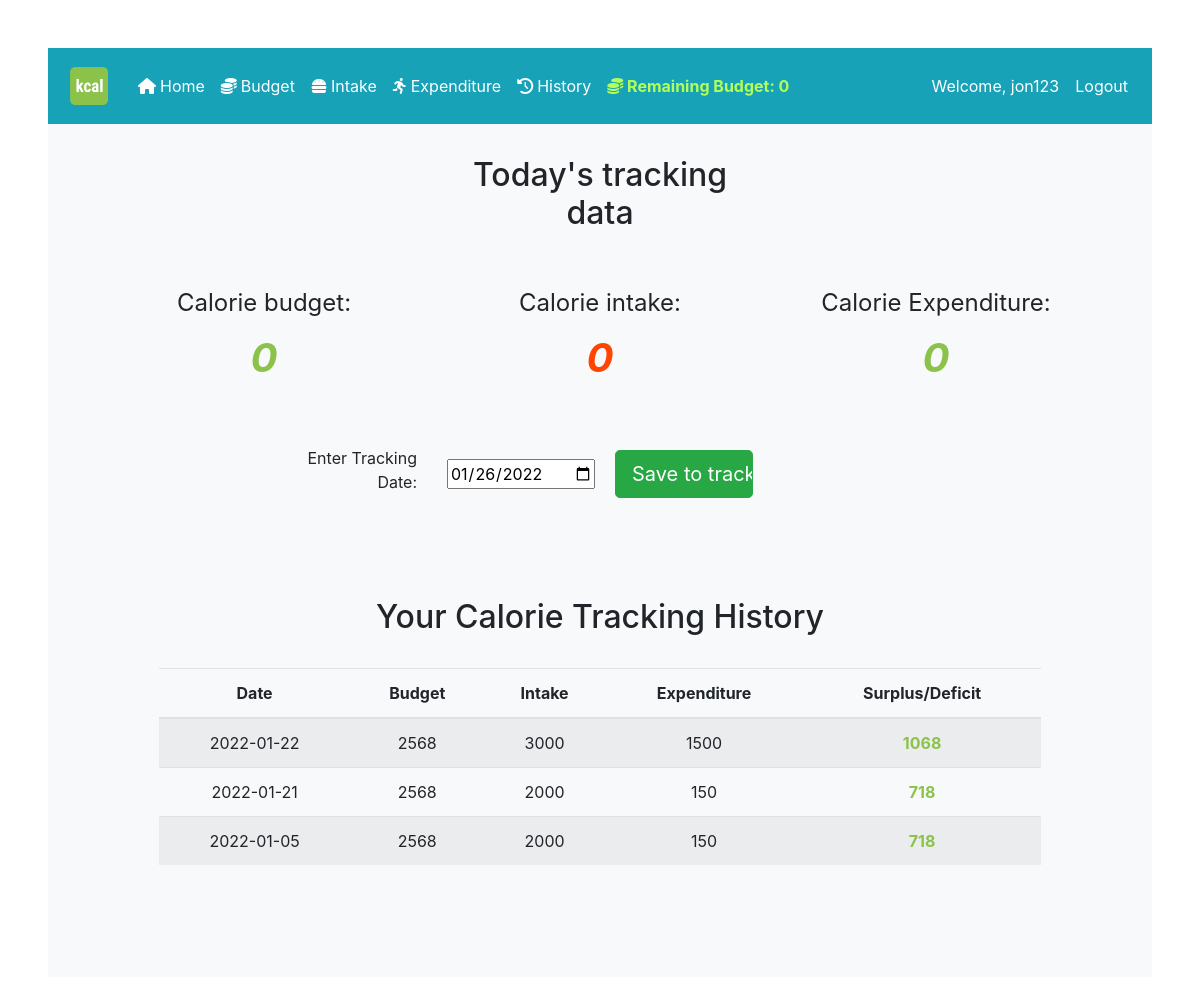
Page /history (signed in) on the earlier database version.
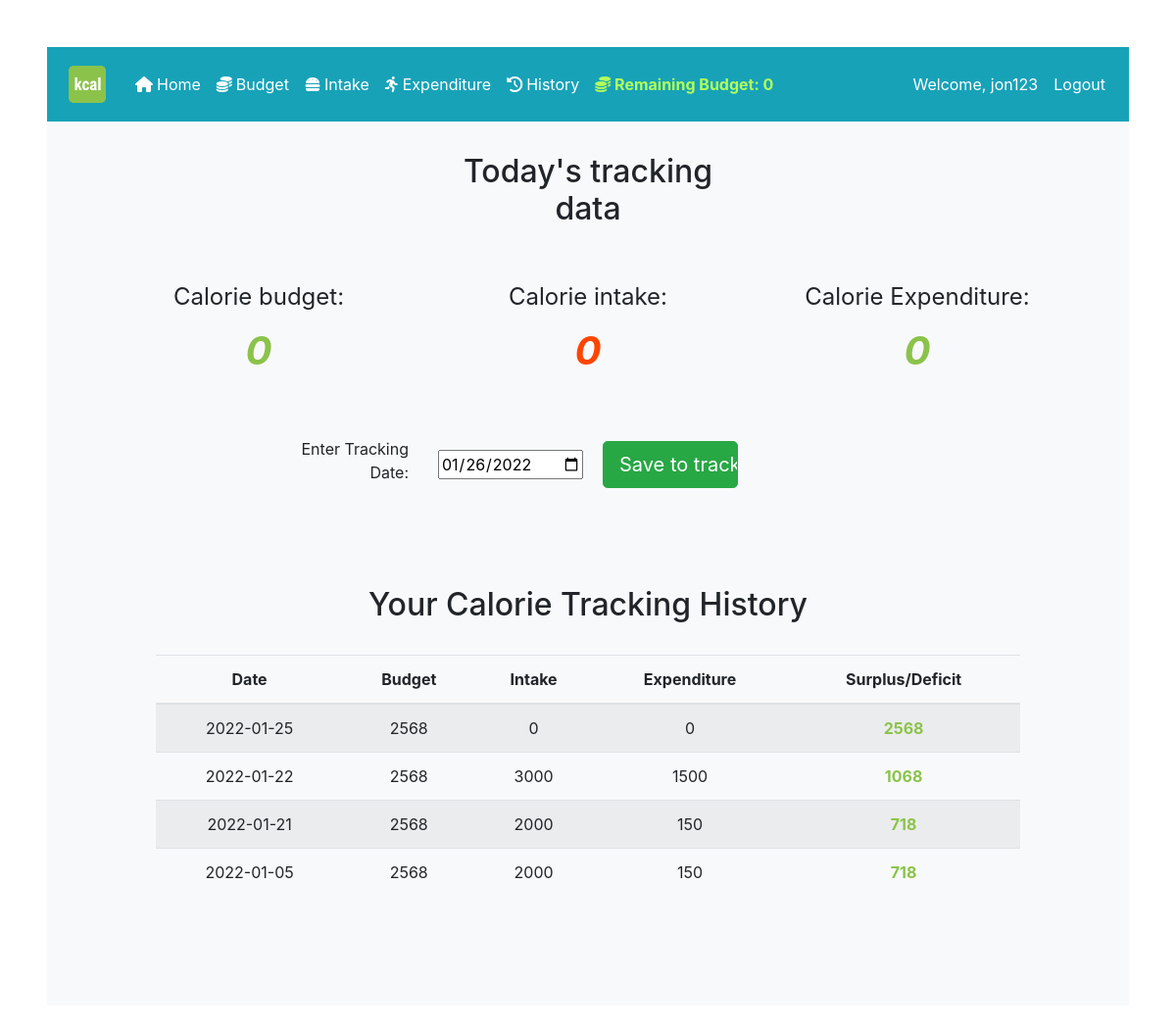
Same page on the later database version.
### calculator/models.py (models this page shows, shortened)
class TrackingHistory(db.Model):
        id = db.Column(db.Integer(), primary_key=True)
        tracking_date = db.Column(db.String(length=30), nullable=False)
        budget = db.Column(db.Integer())
        intake = db.Column(db.Integer())
        expenditure = db.Column(db.Integer())
        userid = db.Column(db.Integer(), db.ForeignKey('user.id'))

### calculator/routes.py (the view, shortened to what this page needs)
@app.route("/history", methods=['GET', 'POST'])
@login_required
def history_page():
    form = HistoryForm()
    history = TrackingHistory.query.filter_by(userid=current_user.id).order_by(TrackingHistory.tracking_date.desc())
    return render_template("history.html", history=history, form=form)

### calculator/forms.py
class HistoryForm(FlaskForm):
    tracking_date = DateField(label='Enter Tracking Date:', default=datetime.today, validators=[DataRequired()], format='%Y-%m-%d')
    submit = SubmitField(label='Save to tracking history')

### calculator/models.py (called while the page is built)
@login_manager.user_loader
def load_user(user_id):
    return User.query.get(int(user_id))

### calculator/templates/history.html (shortened to what this page needs)
{% extends 'base.html' %}
{% block content %}
    <div class="position-relative overflow-hidden pt-3 text-center bg-light text-center">
        <div class="row m-3">
            <div class="col-md-4"></div>
             <h2 class="col-md-4">
                 Today's tracking data
             </h2>
        </div>
         <div class="row m-5" style="margin-top:20px; margin-left:20px">
             <div class="col-md-4">
                        <h3 class="h4 mb-3 font-weight-normal">
                            Calorie budget:
                        </h3>
                        <h1 class="h1 mb-3 font-weight-bold font-italic" style="color: #8bc34a">
                            {{session['budget'] or 0}}
                        </h1>
             </div>
             <div class="col-md-4">
                        <h3 class="h4 mb-3 font-weight-normal">
                            Calorie intake:
                        </h3>
                        <h1 class="h1 mb-3 font-weight-bold font-italic" style="color: orangered">
                            {{session['intake'] or 0}}
                        </h1>
             </div>
             <div class="col-md-4">
                        <h3 class="h4 mb-3 font-weight-normal">
                            Calorie Expenditure:
                        </h3>
                        <h1 class="h1 mb-3 font-weight-bold font-italic" style="color: #8bc34a">
                            {{session['expenditure'] or 0}}
                        </h1>
             </div>
         </div>
            <form method="POST" class="form-history">
            <div class="form-group row align-items-center m-5">
                 <div class="col-md-2 text-right">
                    {{ form.tracking_date.label() }}
                 </div>
                 <div class="col-md-2">
                    {{ form.tracking_date(class_="datepicker") }} {{ form.hidden_tag() }}
                 </div>
                <div class="col-md-2">
                    {{ form.submit(class="btn btn-lg btn-block btn-success") }}
                </div>
             </div>
            </form>
        <div class="row m-5 p-5">
        <div class="col-md-12">
            <h2>Your Calorie Tracking History</h2>
            <br>
            <table class="table table-hover table-striped">
            <thead>
                    <tr>
                        <th scope="col">Date</th>
                        <th scope="col">Budget</th>
                        <th scope="col">Intake</th>
                        <th scope="col">Expenditure</th>
                        <th scope="col">Surplus/Deficit</th>
                    </tr>
                </thead>
                <tbody>
                    {% for item in history: %}
                        <tr>
                            <td>{{ item.tracking_date }}</td>
                            <td>{{ item.budget }}</td>
                            <td>{{ item.intake }}</td>
                            <td>{{ item.expenditure }}</td>
                            {% set surplus = item.budget + item.expenditure - item.intake %}
                            <td class="font-weight-bold" {% if surplus >= 0 %} style="color: #8bc34a" {% else %} style="color: orangered" {% endif %}>
                                {{ surplus }}
                            </td>
                        </tr>
                    {% endfor %}
                </tbody>
            </table>
        </div>
    </div>
    </div>
{% endblock %}

Differences in the rows shown:
added TrackingHistory: tracking_date "2022-01-25", budget "2568", intake "0", expenditure "0"
